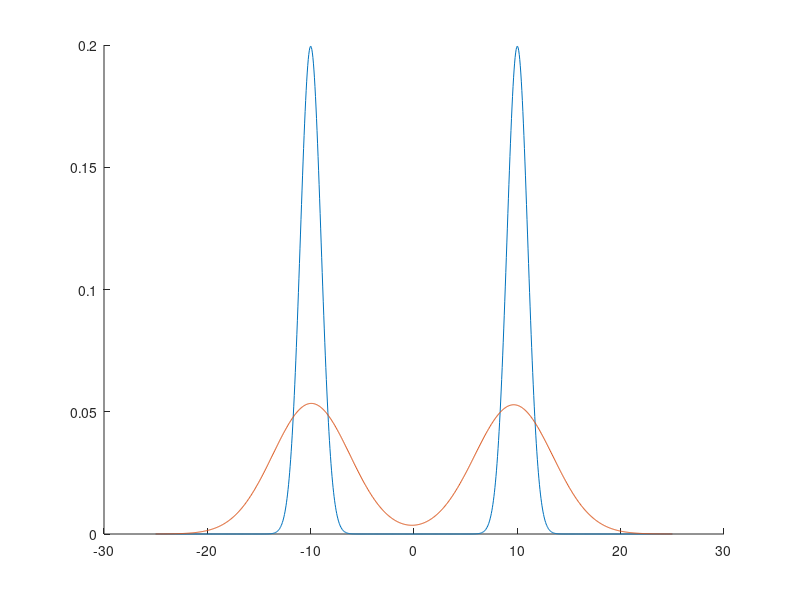
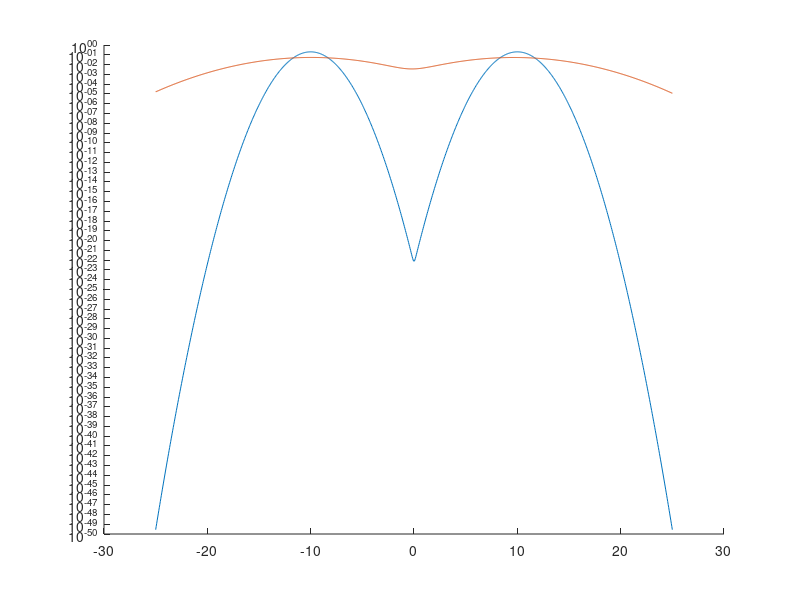
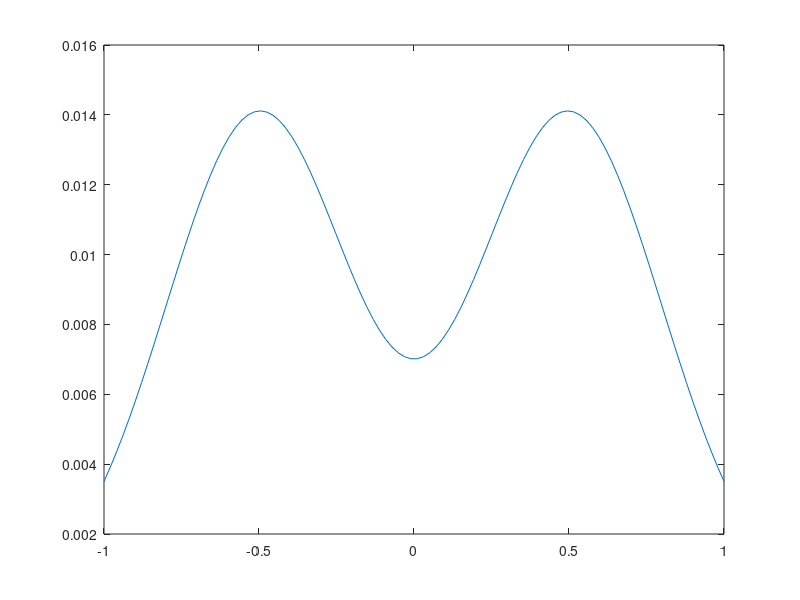

Source code (MATLAB) for these figures, in order: (Note: this script raises an error after producing the figures.)
%% Data
randn('seed',1)                            % Used for reproducibility
data = [randn(100,1)-10; randn(100,1)+10]; % Two Normals mixed

% True
phi  = @(x) exp(-.5*x.^2)/sqrt(2*pi);      % Normal Density
tpdf = @(x) phi(x+10)/2+phi(x-10)/2;       % True Density

% Kernel
h      = std(data)*(4/3/numel(data))^(1/5); % Bandwidth estimated by Silverman's Rule of Thumb
kernel = @(x) mean(phi((x-data)/h)/h);      % Kernel Density
kpdf   = @(x) arrayfun(kernel,x);           % Elementwise application

% Plot
figure(1), clf, hold on
x = linspace(-25,+25,1000);                % Linear Space
plot(x,tpdf(x))                            % Plot True Density
plot(x,kpdf(x))                            % Plot Kernel Density with Silverman's Rule of Thumb
% kde(data)                                  % Plot Kernel Density with Solve-the-Equation Bandwidth


% Plot
figure(2), clf, hold on
x = linspace(-25,+25,1000);                % Linear Space
semilogy(x,tpdf(x))                            % Plot True Density
semilogy(x,kpdf(x))                            % Plot Kernel Density with Silverman's Rule of Thumb



%% experiment

clear all; close all; clc;
addpath('../mcmcstat','-end')
fsize=18; fname='times';

nres  = 100;
xres  = linspace(-1,1,nres);
nord  = 4;
sigma = 0.3.^2;

%phi  = @(x) exp(-.5*x.^2./2/sigma)/sqrt(2*pi*sigma); % Normal Density
phi  = @(x) exp(-x.^2./2/sigma)/sqrt(2*pi*sigma); % Normal Density
tpdf = @(x) (phi(x-0.5)+phi(x+0.5))./2;           % Target Density
% polyapp = @(x) legendreP([1:nord],x);

figure()
tpdfOVERxres = tpdf(xres);
plot(xres,tpdfOVERxres./sum(tpdfOVERxres))

% modelfun = @(theta) arrayfun(polyapp,xres)*theta(:).';   % MODEL YOUR FUNCTION
% ssfun = @(theta,dummy) modelerr(theta,modelfun);
ssfun = @(theta,dummy) modelerr(theta,tpdf,xres);

for jj = 1:5
  tuni = -1+2.*rand(1,nord);
  -log(sum((tpdfOVERxres - modelpolyfun(tuni,xres)).^2)./nres)
end



params = {
    {'theta1', 0.5, -10, 10}
    {'theta2', 0.5, -10, 10}
    {'theta3', 0.5, -10, 10}
    {'theta4', 0.5, -10, 10}
%     {'theta5', 0.5, -10, 10}
%     {'theta6', 0.5, -10, 10}
%     {'theta7', 0.5, -10, 10}
%     {'theta8', 0.5, -10, 10}
%     {'theta9', 0.5, -10, 10}
%     {'theta10', 0.5, -10, 10}
    };

model.ssfun  = ssfun;
model.sigma2 = 0.01^2;
options.method = 'am';
options.nsimu = 100000;
options.updatesigma = 0;
options.qcov = eye(nord).*0.05^2 + (ones(nord)-eye(nord)).*0.01.^2;
% options.adaptint = 10000;

[res0,chain0,s2chain0] = mcmcrun(model,[],params,options);

burnin = 1000; thin = 10;
chain = chain0(burnin:thin:end,:); s2chain = s2chain0(burnin:thin:end,:);

figure(2); clf
mcmcplot(chain,[],res0,'chainpanel');
figure(3); clf
mcmcplot(chain,[],res0,'pairs');

for ii=1:size(chain,1)
    errchain(ii) = ssfun(chain(ii,:),[]);
end
postpred = modelpolyfun(mean(chain,1),xres);
figure()
plot(errchain);

figure()
plot(xres,postpred, '-r'); hold on;
plot(xres,tpdf(xres)./sum(tpdf(xres)), '-b')
% plot(1:nres,modelpolyfun(0.5.*ones(1,nord),xres), '-k')
hold off


% figure()
% plot(chain(:,1),chain(:,2),'-b')

%%


%n=1e6;
%
%x0 = randn(n,1);
%
%for ii=1:n
%
%    xm(ii) = randn(1);
%    
%    while (xm(ii) < -0.8) || (xm(ii) > 0.8)
%        xm(ii) = randn(1);
%    end    
%end
%
%figure()
%histogram(x0, 'Normalization', 'pdf'); hold on;
%histogram(xm, 'Normalization', 'pdf'); hold off;
%grid on






